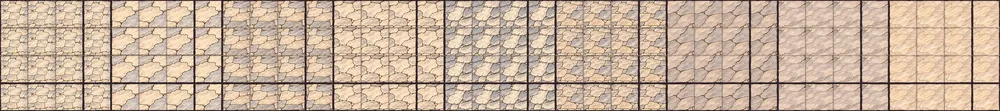
#> input picture assets/base.webp, 1000 x 111 px, shrunk from 4608 x 512 before the run
$ python -i sketch.py   (imports and definitions only)
#> lines starting #> are read from the running program, lines starting #| are printed output that depends on the picture; after the words box and inside, x2 and y2 are one past the last pixel; in counts of white or black regions, pixels touching at a corner belong together
#> further down, picture is the input picture: PIL image 1000x111 RGB; mean R, G, B 200.7, 178.2, 158
# turn a sprite into a pencil-and-wash sketch: soft shapes, pale colour, graphite outline, hatching in the shadows
import sys,os,numpy as np
from PIL import Image,ImageFilter
PAPER=np.array([244,236,214],float);INK=np.array([58,52,66],float)
def sketch(im,ground=False):
#> called with ground = False
    im=im.convert('RGBA');w,h=im.size;k=3
#> after `w, h = im.size`: w = 1000; h = 111
    big=im.resize((w*k,h*k),Image.BICUBIC).filter(ImageFilter.MedianFilter(5)).filter(ImageFilter.GaussianBlur(.8))
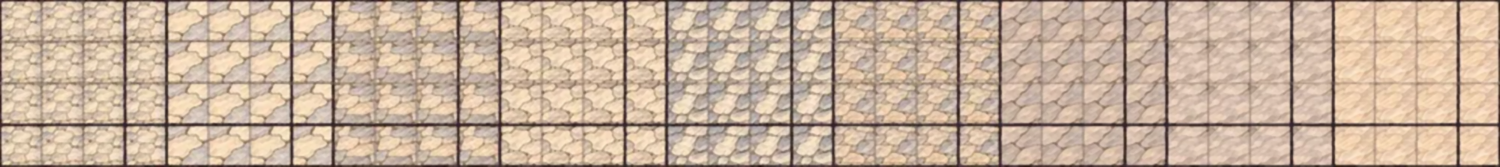
#> big: PIL image 3000x333 RGBA (shown at 1/2 size); mean R, G, B, A 201, 178.5, 158.2, 255
    a=np.asarray(big).astype(float);rgb=a[...,:3];al=a[...,3]/255
#> after `al = a[..., 3] / 255`: al: shape (333, 3000) float64; every value is 1
    lum=(rgb*[.3,.59,.11]).sum(-1)/255
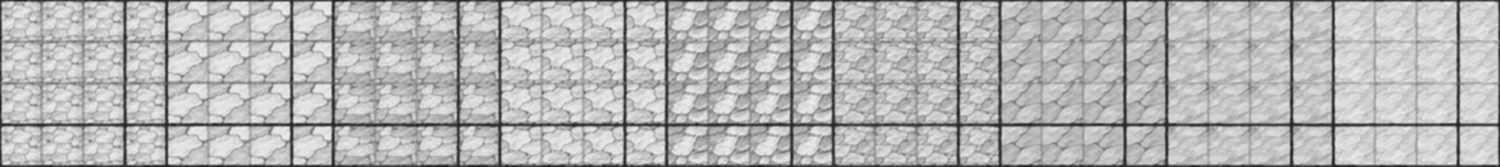
#> lum: shape (333, 3000) float64 (shown at 1/2 size); min 0.0889, max 0.938, mean 0.718
    grey=np.repeat((lum*255)[...,None],3,-1)
    sat=.55 if not ground else .4
    col=grey+(rgb-grey)*sat
    col=col+(PAPER-col)*(.42 if not ground else .55)          # wash it out toward the paper
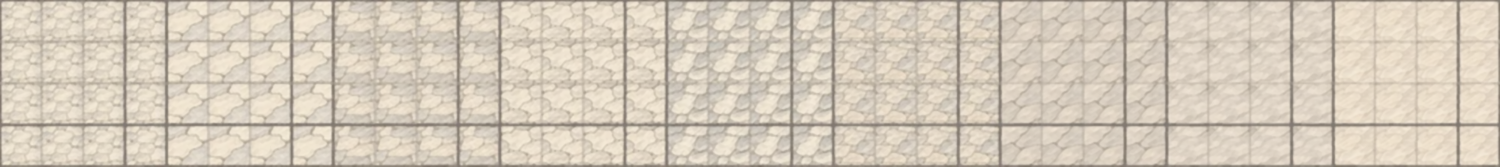
#> col: shape (333, 3000, 3) float64 (shown at 1/2 size); mean of channels 0, 1, 2 214.4, 203.8, 188.1; drawn as R, G, B
    yy,xx=np.mgrid[0:h*k,0:w*k]
    rng=np.random.default_rng(7);noise=rng.random((h*k,w*k))
    hatch=((xx+yy)%7<1.6)&(lum<.42);hatch2=((xx-yy)%7<1.4)&(lum<.24)
#> after `hatch = ((xx + yy) % 7 < 1.6) & (lum < 0.42)`:
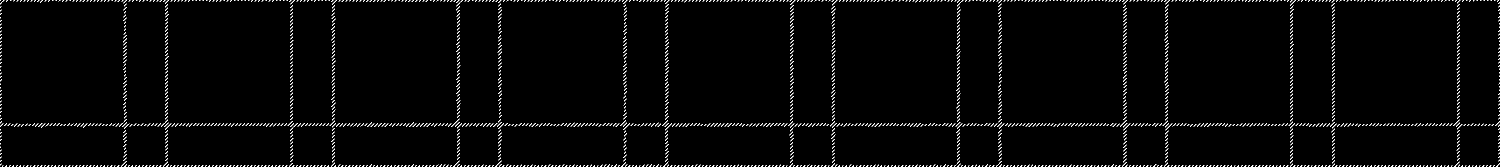
#> hatch: shape (333, 3000) bool (shown at 1/2 size); 1.9% white in thin lines or dots
#> after `hatch2 = ((xx - yy) % 7 < 1.4) & (lum < 0.24)`: hatch2: shape (333, 3000) bool; 0.75% white in thin lines or dots
    col[hatch|hatch2]=col[hatch|hatch2]*.55+INK*.45
    g=Image.fromarray((lum*255).astype('uint8'))
    e=np.asarray(g.filter(ImageFilter.FIND_EDGES)).astype(float)/255
    ae=np.asarray(Image.fromarray((al*255).astype('uint8')).filter(ImageFilter.FIND_EDGES).filter(ImageFilter.MaxFilter(3))).astype(float)/255
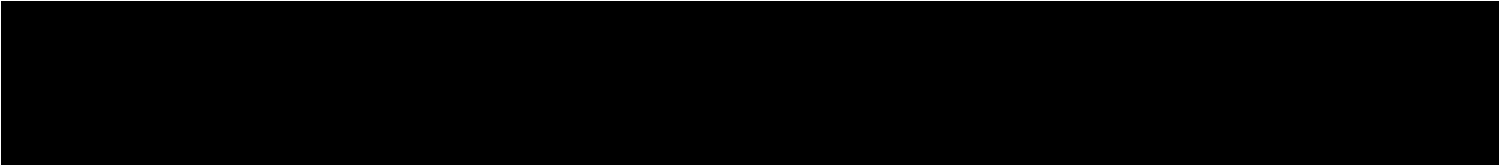
#> ae: shape (333, 3000) float64 (shown at 1/2 size); values 0 (black) and 1 (white), 1.3% white; 1 white region, box (x1, y1, x2, y2) and area: (0, 0, 3000, 333) 13316
    line=np.clip(e*(2.2 if not ground else .9)+ae*1.6,0,1)*(.65+.35*noise)
    line=np.asarray(Image.fromarray((line*255).astype('uint8')).filter(ImageFilter.GaussianBlur(.6))).astype(float)/255
    line=np.clip(line*1.5,0,1)[...,None]
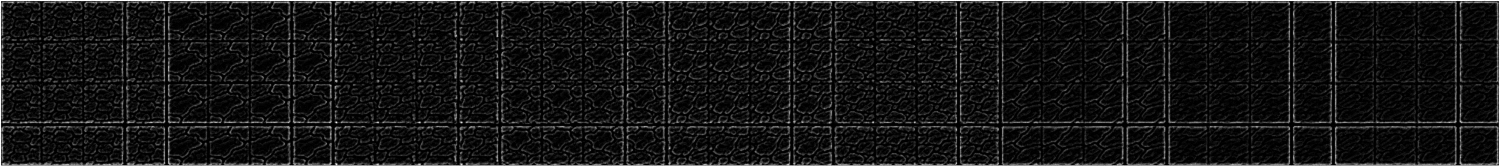
#> line: shape (333, 3000, 1) float64 (shown at 1/2 size); min 0, max 1, mean 0.0895
    col=col*(1-line)+INK*line
    col*= (.97+.06*noise)[...,None]                              # paper grain
    al2=np.clip(np.maximum(al,ae*.9),0,1)
    out=np.dstack([np.clip(col,0,255),al2*255]).astype('uint8')
    return Image.fromarray(out).resize((w,h),Image.LANCZOS)
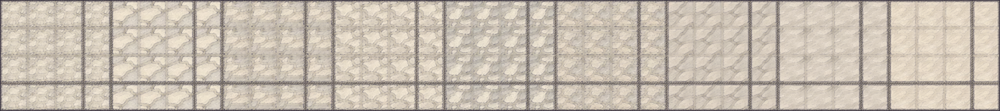
#> returned value: PIL image 1000x111 RGBA; mean R, G, B, A 199.9, 189.8, 176.8, 255
# [6 lines not run here, left out]

>>> from PIL import Image
>>> picture = Image.open('../assets/base.webp')
>>> result = sketch(picture)
